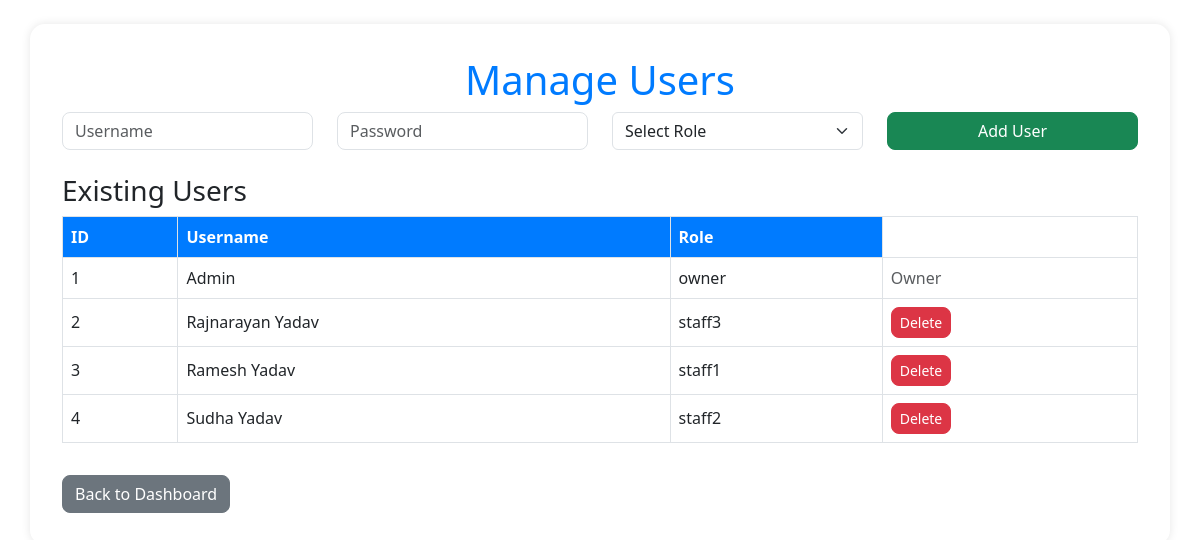
Page /manage_users (signed in) on the committed database.
### tables this page shows
CREATE TABLE users
                    (id INTEGER PRIMARY KEY AUTOINCREMENT,
                     username TEXT UNIQUE NOT NULL,
                     password TEXT NOT NULL,
                     role TEXT NOT NULL);

### app.py (the view, shortened to what this page needs)
@app.route('/manage_users', methods=['GET', 'POST'])
def manage_users():
    if 'username' not in session or session['role'] != 'owner':
        flash('Unauthorized access.', 'danger')
        return redirect(url_for('index'))
    conn = sqlite3.connect('students.db')
    cur = conn.cursor()
    cur.execute("SELECT id, username, role FROM users")
    users = cur.fetchall()
    conn.close()
    return render_template('manage_users.html', users=users)

### templates/manage_users.html (shortened to what this page needs)
<!DOCTYPE html>
<html>
<head>
    <link href="https://cdn.jsdelivr.net/npm/bootstrap@5.3.0/dist/css/bootstrap.min.css" rel="stylesheet">
    <link rel="stylesheet" href="{{ url_for('static', filename='style.css') }}">
</head>
<body class="container mt-4">
    <h1>Manage Users</h1>
    <form method="post" class="mb-4">
        <div class="row">
            <div class="col">
                <input type="text" name="username" class="form-control" placeholder="Username" required>
            </div>
            <div class="col">
                <input type="password" name="password" class="form-control" placeholder="Password" required>
            </div>
            <div class="col">
                <select name="role" class="form-select" required>
                    <option value="">Select Role</option>
                </select>
            </div>
            <div class="col">
                <button type="submit" class="btn btn-success w-100">Add User</button>
            </div>
        </div>
    </form>
    <h3>Existing Users</h3>
    <table class="table table-bordered">
        <tr>
            <th>ID</th><th>Username</th><th>Role</th>
        </tr>
        {% for user in users %}
        <tr>
            <td>{{ user[0] }}</td>
            <td>{{ user[1] }}</td>
            <td>{{ user[2] }}</td>
            <td>
                {% if user[2] != 'owner' %}
                <a href="{{ url_for('delete_user', id=user[0]) }}" class="btn btn-danger btn-sm"
                   onclick="return confirm('Are you sure you want to delete this user?')">
                   Delete
                </a>
                {% else %}
                <span class="text-muted">Owner</span>
                {% endif %}
            </td>
        </tr>
        {% endfor %}
    </table>
    <a href="{{ url_for('index') }}" class="btn btn-secondary mt-3">Back to Dashboard</a>
</body>
</html>

### static/style.css (style rules this page uses)
body { background-color: #f8f9fa; font-family: 'Segoe UI', Tahoma, Geneva, Verdana, sans-serif; }
h1, h2 { color: #007bff; text-align: center; }
.table { border: 1px solid #dee2e6; }
.table th { background-color: #007bff; color: white; }
.table td, .table th { vertical-align: middle; }
.btn { border-radius: 8px; transition: transform 0.2s; }
input.form-control { border-radius: 8px; }
.container { background: white; padding: 2rem; border-radius: 15px; box-shadow: 0 0 10px rgba(0,0,0,0.1); }

### rows in the picture
users: id "1", username "Admin", role "owner", shows "Owner"
users: id "2", username "Rajnarayan Yadav", role "staff3"
users: id "3", username "Ramesh Yadav", role "staff1"
users: id "4", username "Sudha Yadav", role "staff2"
